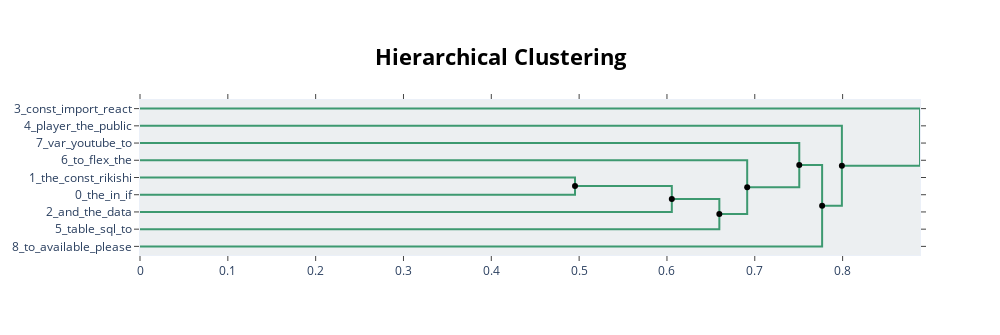

The notebook cell saved with this chart:
### Code cell
model.visualize_hierarchy(hierarchical_topics=hierarchical_topics)

### Figure 1 — Plotly figure (JSON) as saved in the notebook; plotly's stock layout.template omitted (floating-point values rounded to 4 significant figures)
{"data": [{"hoverinfo": "text", "marker": {"color": "rgb(61,153,112)"}, "mode": "lines", "text": ["the_const_rikishi_to_picks", "", "", "the_in_if_for_is"], "type": "scatter", "x": [0, 0.4953, 0.4953, 0], "xaxis": "x", "y": [-45, -45, -55, -55], "yaxis": "y"}, {"hoverinfo": "text", "marker": {"color": "rgb(61,153,112)"}, "mode": "lines", "text": ["the_const_to_in_if", "", "", "and_the_data_of_to"], "type": "scatter", "x": [0.4953, 0.6055, 0.6055, 0], "xaxis": "x", "y": [-50, -50, -65, -65], "yaxis": "y"}, {"hoverinfo": "text", "marker": {"color": "rgb(61,153,112)"}, "mode": "lines", "text": ["the_to_in_and_const", "", "", "table_sql_to_that_the"], "type": "scatter", "x": [0.6055, 0.6596, 0.6596, 0], "xaxis": "x", "y": [-57.5, -57.5, -75, -75], "yaxis": "y"}, {"hoverinfo": "text", "marker": {"color": "rgb(61,153,112)"}, "mode": "lines", "text": ["to_flex_the_images_on", "", "", "the_to_in_and_for"], "type": "scatter", "x": [0, 0.6913, 0.6913, 0.6596], "xaxis": "x", "y": [-35, -35, -66.25, -66.25], "yaxis": "y"}, {"hoverinfo": "text", "marker": {"color": "rgb(61,153,112)"}, "mode": "lines", "text": ["var_youtube_to_and_wini", "", "", "the_to_in_and_for"], "type": "scatter", "x": [0, 0.7507, 0.7507, 0.6913], "xaxis": "x", "y": [-25, -25, -50.62, -50.62], "yaxis": "y"}, {"hoverinfo": "text", "marker": {"color": "rgb(61,153,112)"}, "mode": "lines", "text": ["var_youtube_to_and_wini", "", "", "to_available_please_resource_required"], "type": "scatter", "x": [0.7507, 0.7767, 0.7767, 0], "xaxis": "x", "y": [-37.81, -37.81, -85, -85], "yaxis": "y"}, {"hoverinfo": "text", "marker": {"color": "rgb(61,153,112)"}, "mode": "lines", "text": ["player_the_public_class_game", "", "", "to_available_please_resource_required"], "type": "scatter", "x": [0, 0.7992, 0.7992, 0.7767], "xaxis": "x", "y": [-15, -15, -61.41, -61.41], "yaxis": "y"}, {"hoverinfo": "text", "marker": {"color": "rgb(61,153,112)"}, "mode": "lines", "text": ["const_import_react_from_component", "", "", "to_available_please_resource_required"], "type": "scatter", "x": [0, 0.8881, 0.8881, 0.7992], "xaxis": "x", "y": [-5, -5, -38.2, -38.2], "yaxis": "y"}, {"hoverinfo": "text", "hovertext": ["the_const_to_in_if", "the_to_in_and_const", "var_youtube_to_and_wini"], "marker": {"color": "black"}, "mode": "markers", "showlegend": false, "type": "scatter", "x": [0.4953, 0.6055, 0.7507], "y": [-50, -57.5, -37.81]}, {"hoverinfo": "text", "hovertext": ["the_to_in_and_for", "the_to_in_and_for", "to_available_please_resource_required", "to_available_please_resource_required"], "marker": {"color": "black"}, "mode": "markers", "showlegend": false, "type": "scatter", "x": [0.6596, 0.6913, 0.7767, 0.7992], "y": [-66.25, -50.62, -61.41, -38.2]}], "layout": {"autosize": false, "height": 335, "hoverlabel": {"bgcolor": "white", "font": {"family": "Rockwell", "size": 16}}, "hovermode": "closest", "plot_bgcolor": "#ECEFF1", "showlegend": false, "title": {"font": {"color": "Black", "size": 22}, "text": "<b>Hierarchical Clustering</b>", "x": 0.5, "xanchor": "center", "yanchor": "top"}, "width": 1000, "xaxis": {"mirror": "allticks", "rangemode": "tozero", "showgrid": false, "showline": true, "showticklabels": true, "ticks": "outside", "type": "linear", "zeroline": false}, "yaxis": {"mirror": "allticks", "range": [-90, 0], "rangemode": "tozero", "showgrid": false, "showline": true, "showticklabels": true, "tickmode": "array", "ticks": "outside", "ticktext": ["3_const_import_react", "4_player_the_public", "7_var_youtube_to", "6_to_flex_the", "1_the_const_rikishi", "0_the_in_if", "2_and_the_data", "5_table_sql_to", "8_to_available_please"], "tickvals": [-5, -15, -25, -35, -45, -55, -65, -75, -85], "type": "linear", "zeroline": false}}}
